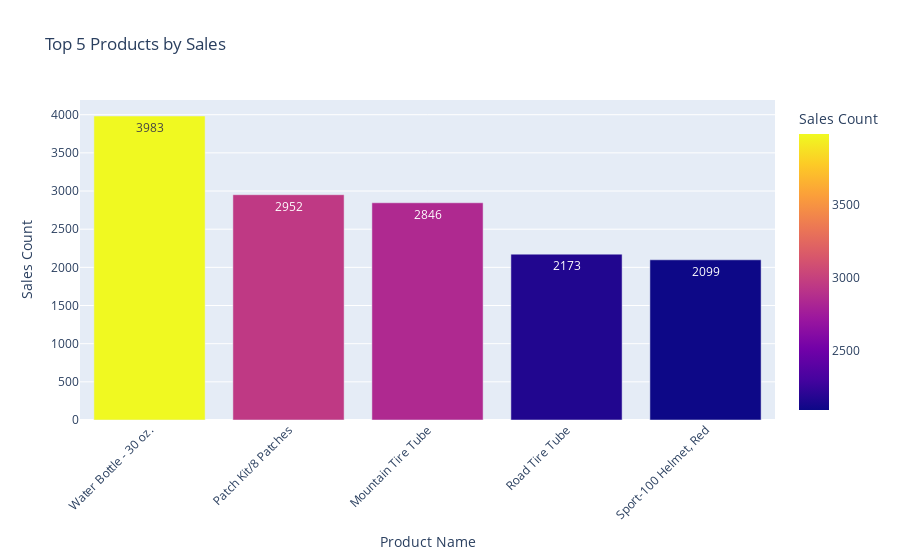
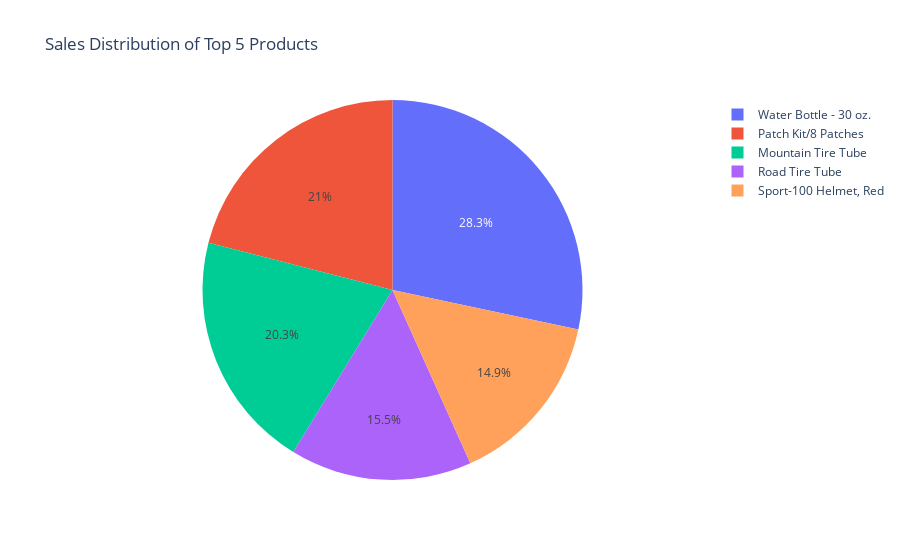
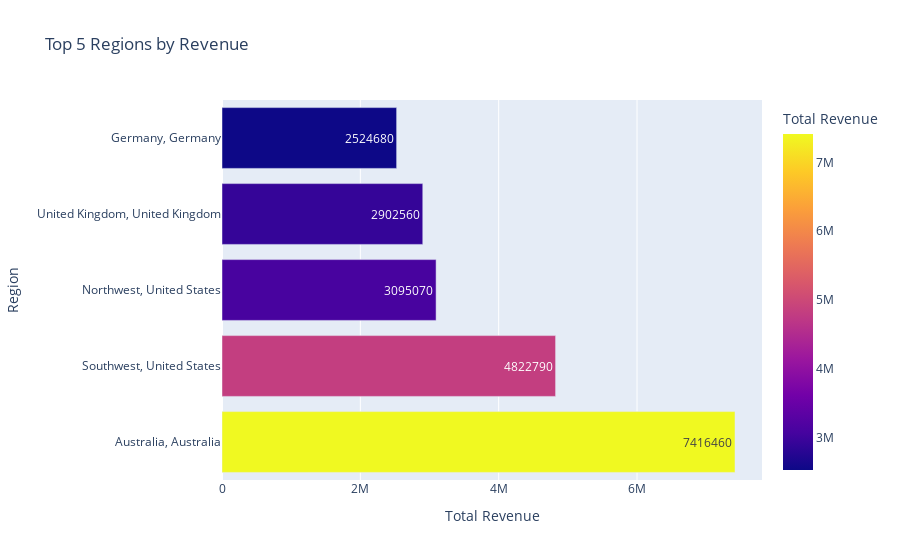

Notebook code cell kept with these figures, in order:
### Code cell
import plotly.express as px
import pandas as pd

total_sales = 24914586.8193
unique_customers = 17416

products_data = {
    'productname': ['Water Bottle - 30 oz.', 'Patch Kit/8 Patches', 'Mountain Tire Tube', 'Road Tire Tube', 'Sport-100 Helmet, Red'],
    'sales_count': [3983, 2952, 2846, 2173, 2099]
}

regions_data = {
    'territoryname': ['Australia, Australia', 'Southwest, United States', 'Northwest, United States', 
                      'United Kingdom, United Kingdom', 'Germany, Germany'],
    'total_revenue': [7416460, 4822790, 3095070, 2902560, 2524680]  # تحويل الأرقام من الصيغة العلمية
}

products_df = pd.DataFrame(products_data)
regions_df = pd.DataFrame(regions_data)

fig_products = px.bar(products_df, x='productname', y='sales_count', 
                      title='Top 5 Products by Sales', 
                      labels={'productname': 'Product Name', 'sales_count': 'Sales Count'},
                      color='sales_count', text='sales_count')
fig_products.update_layout(xaxis_tickangle=-45)

fig_pie = px.pie(products_df, names='productname', values='sales_count', 
                 title='Sales Distribution of Top 5 Products')

fig_regions = px.bar(regions_df, x='total_revenue', y='territoryname', 
                     title='Top 5 Regions by Revenue', 
                     labels={'territoryname': 'Region', 'total_revenue': 'Total Revenue'},
                     orientation='h', color='total_revenue', text='total_revenue')

fig_products.show()
fig_pie.show()
fig_regions.show()

### Figure 1 — Plotly figure (JSON) as saved in the notebook; plotly's stock layout.template omitted (floating-point values rounded to 4 significant figures)
{"data": [{"alignmentgroup": "True", "hovertemplate": "Product Name=%{x}<br>Sales Count=%{marker.color}<extra></extra>", "legendgroup": "", "marker": {"color": [3983, 2952, 2846, 2173, 2099], "coloraxis": "coloraxis", "pattern": {"shape": ""}}, "name": "", "offsetgroup": "", "orientation": "v", "showlegend": false, "text": [3983, 2952, 2846, 2173, 2099], "textposition": "auto", "type": "bar", "x": ["Water Bottle - 30 oz.", "Patch Kit/8 Patches", "Mountain Tire Tube", "Road Tire Tube", "Sport-100 Helmet, Red"], "xaxis": "x", "y": [3983, 2952, 2846, 2173, 2099], "yaxis": "y"}], "layout": {"barmode": "relative", "coloraxis": {"colorbar": {"title": {"text": "Sales Count"}}, "colorscale": [[0, "#0d0887"], [0.1111, "#46039f"], [0.2222, "#7201a8"], [0.3333, "#9c179e"], [0.4444, "#bd3786"], [0.5556, "#d8576b"], [0.6667, "#ed7953"], [0.7778, "#fb9f3a"], [0.8889, "#fdca26"], [1, "#f0f921"]]}, "legend": {"tracegroupgap": 0}, "title": {"text": "Top 5 Products by Sales"}, "xaxis": {"anchor": "y", "domain": [0, 1], "tickangle": -45, "title": {"text": "Product Name"}}, "yaxis": {"anchor": "x", "domain": [0, 1], "title": {"text": "Sales Count"}}}}

### Figure 2 — Plotly figure (JSON) as saved in the notebook; plotly's stock layout.template omitted (floating-point values rounded to 4 significant figures)
{"data": [{"domain": {"x": [0, 1], "y": [0, 1]}, "hovertemplate": "productname=%{label}<br>sales_count=%{value}<extra></extra>", "labels": ["Water Bottle - 30 oz.", "Patch Kit/8 Patches", "Mountain Tire Tube", "Road Tire Tube", "Sport-100 Helmet, Red"], "legendgroup": "", "name": "", "showlegend": true, "type": "pie", "values": [3983, 2952, 2846, 2173, 2099]}], "layout": {"legend": {"tracegroupgap": 0}, "title": {"text": "Sales Distribution of Top 5 Products"}}}

### Figure 3 — Plotly figure (JSON) as saved in the notebook; plotly's stock layout.template omitted (floating-point values rounded to 4 significant figures)
{"data": [{"alignmentgroup": "True", "hovertemplate": "Total Revenue=%{marker.color}<br>Region=%{y}<extra></extra>", "legendgroup": "", "marker": {"color": [7416460, 4822790, 3095070, 2902560, 2524680], "coloraxis": "coloraxis", "pattern": {"shape": ""}}, "name": "", "offsetgroup": "", "orientation": "h", "showlegend": false, "text": [7416460, 4822790, 3095070, 2902560, 2524680], "textposition": "auto", "type": "bar", "x": [7416460, 4822790, 3095070, 2902560, 2524680], "xaxis": "x", "y": ["Australia, Australia", "Southwest, United States", "Northwest, United States", "United Kingdom, United Kingdom", "Germany, Germany"], "yaxis": "y"}], "layout": {"barmode": "relative", "coloraxis": {"colorbar": {"title": {"text": "Total Revenue"}}, "colorscale": [[0, "#0d0887"], [0.1111, "#46039f"], [0.2222, "#7201a8"], [0.3333, "#9c179e"], [0.4444, "#bd3786"], [0.5556, "#d8576b"], [0.6667, "#ed7953"], [0.7778, "#fb9f3a"], [0.8889, "#fdca26"], [1, "#f0f921"]]}, "legend": {"tracegroupgap": 0}, "title": {"text": "Top 5 Regions by Revenue"}, "xaxis": {"anchor": "y", "domain": [0, 1], "title": {"text": "Total Revenue"}}, "yaxis": {"anchor": "x", "domain": [0, 1], "title": {"text": "Region"}}}}
